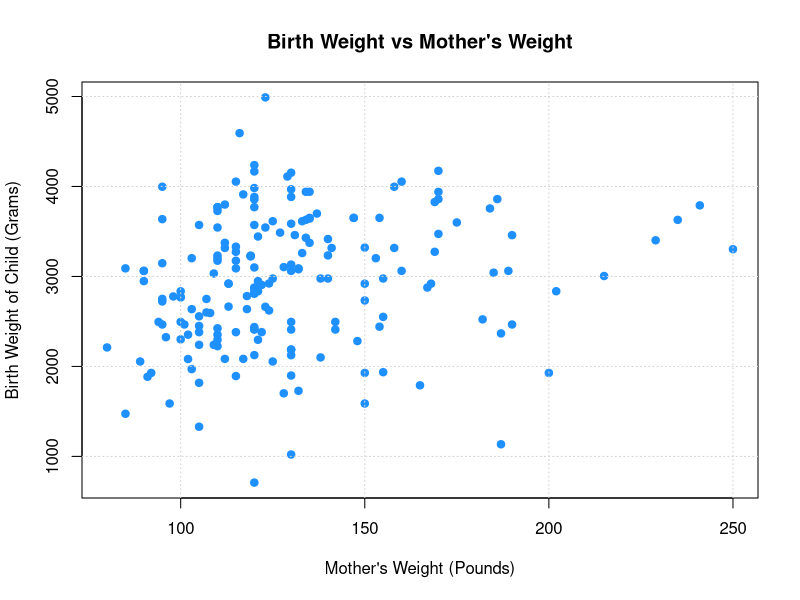
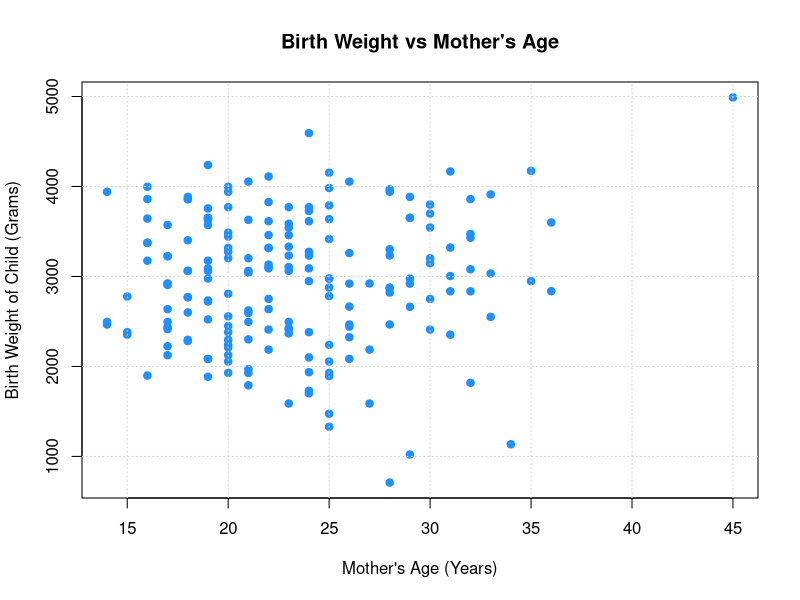
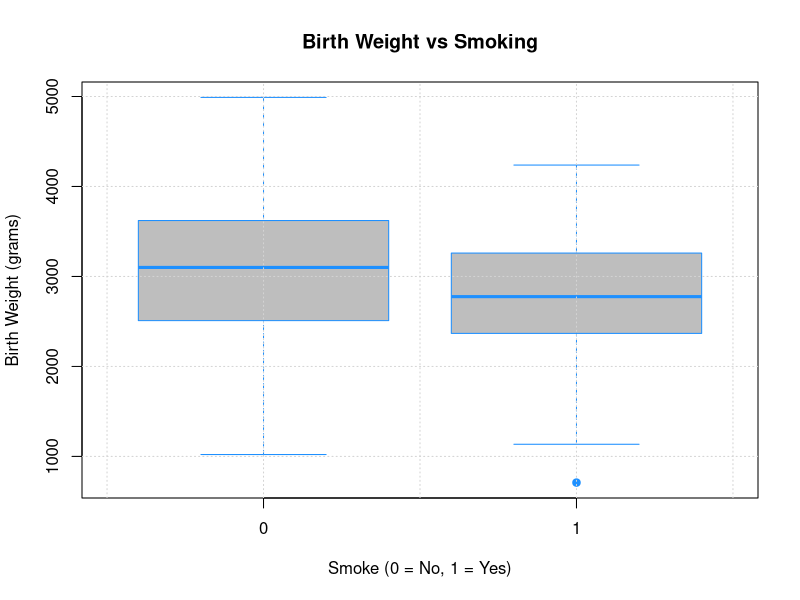
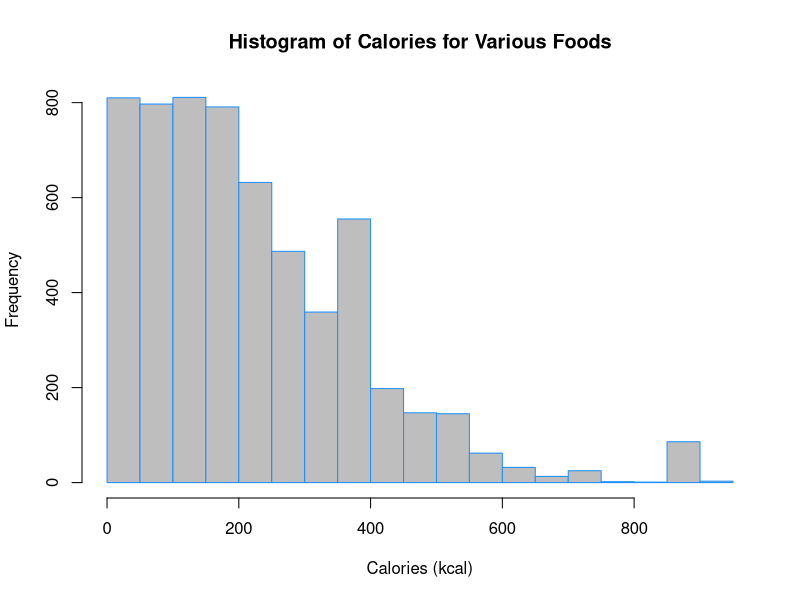
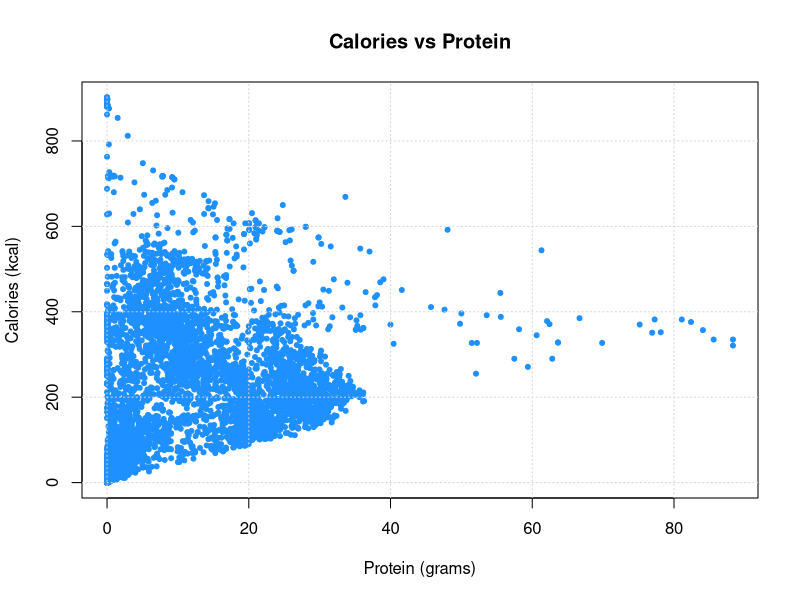
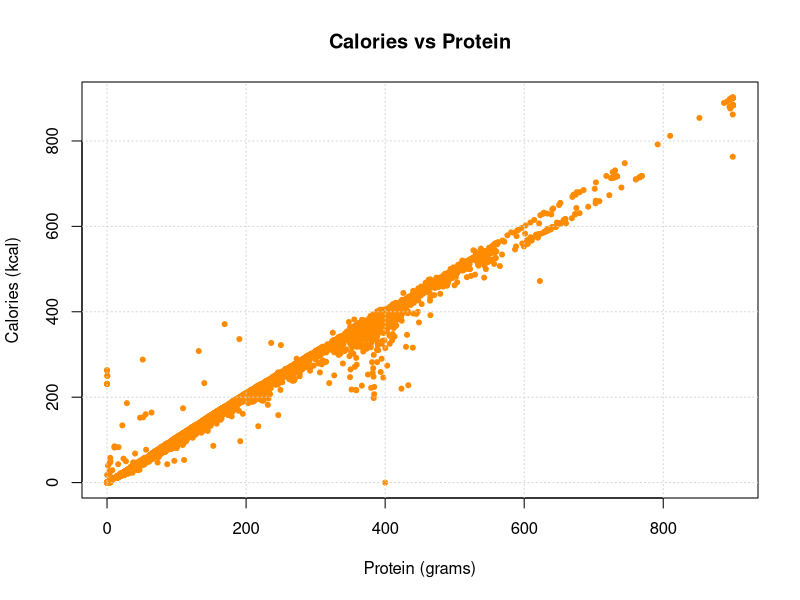

Write the R code that produced these figures, in order.
## ---- chunk 1
library(ggplot2)
## ---- chunk 2
msleep
## ---- chunk 3
any(is.na(msleep$sleep_rem))
anyNA(msleep$sleep_rem)
mean(msleep$sleep_rem, na.rm = TRUE)
## ---- chunk 4
sd(msleep$brainwt, na.rm = TRUE)
## ---- chunk 5
msleep$name[which.max(msleep$sleep_rem)]
## ---- chunk 6
mean(subset(msleep, vore == "carni")$bodywt, na.rm = TRUE)
## ---- chunk 7
library(tibble)
library(MASS)
as_tibble(birthwt)
## ---- chunk 8
plot(bwt ~ lwt, data = birthwt,
     xlab = "Mother's Weight (Pounds)",
     ylab = "Birth Weight of Child (Grams)",
     main = "Birth Weight vs Mother's Weight",
     pch  = 20,
     cex  = 1.5,
     col  = "dodgerblue")
grid()
## ---- chunk 9
plot(bwt ~ age, data = birthwt,
     xlab = "Mother's Age (Years)",
     ylab = "Birth Weight of Child (Grams)",
     main = "Birth Weight vs Mother's Age",
     pch  = 20,
     cex  = 1.5,
     col  = "dodgerblue")
grid()
## ---- chunk 10
boxplot(bwt ~ smoke, data = birthwt,
     xlab = "Smoke (0 = No, 1 = Yes)",
     ylab = "Birth Weight (grams)",
     main = "Birth Weight vs Smoking",
     pch  = 20,
     cex  = 1.5,
     col    = "grey",
     border = "dodgerblue")
grid()
## ---- chunk 11
library(readr)
nutrition = read_csv("nutrition-2018.csv")
hist(nutrition$Calories,
     xlab = "Calories (kcal)",
     main = "Histogram of Calories for Various Foods",
     border = "dodgerblue",
     col  = "grey")
## ---- chunk 12
plot(Calories ~ Protein, data = nutrition,
     xlab = "Protein (grams)",
     ylab = "Calories (kcal)",
     main = "Calories vs Protein",
     pch  = 20,
     cex  = 1,
     col  = "dodgerblue")
grid()
## ---- chunk 13
plot(Calories ~ I(4 * Protein + 4 * Carbs + 9 * Fat), data = nutrition,
     xlab = "Protein (grams)",
     ylab = "Calories (kcal)",
     main = "Calories vs Protein",
     pch  = 20,
     cex  = 1,
     col  = "darkorange")
grid()
## ---- chunk 14
a = 1:10
b = 10:1
c = rep(1, times = 10)
d = 2 ^ (1:10)
## ---- chunk 15
sum_of_squares = function(x) {
  sum(x ^ 2)
}

sum_of_squares(x = a)
sum_of_squares(x = c(c, d))
## ---- chunk 16
sqrt(sum_of_squares(d - 0) / length(d))
## ---- chunk 17
sqrt(sum_of_squares(a - b) / length(a - b))
## ---- chunk 18
set.seed(42)
x = 1:100
y = rnorm(1000)
z = runif(150, min = 0, max = 1)
## ---- chunk 19
list_extreme_values = function(x, k = 2) {
  x_bar = mean(x)
  s = sd(x)
  list(
    small = x[x < x_bar - k * s],
    large = x[x > x_bar + k * s]
  )
}

list_extreme_values(x = x, k = 1)
list_extreme_values(x = y, k = 3)
list_extreme_values(x = y, k = 2)
list_extreme_values(x = z, k = 1.5)
## ---- chunk 20
mean(list_extreme_values(x = y, k = 1.5)$large)
